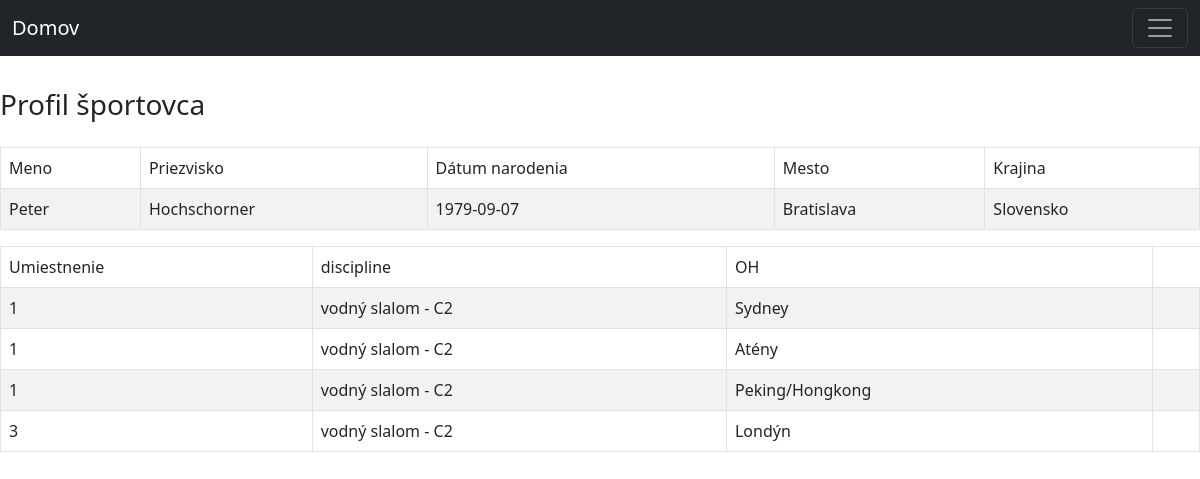
/profileModal.php?id=1, run on the app's committed database.
### tables this page shows
CREATE TABLE `person` (
  `id` int UNSIGNED NOT NULL,
  `name` varchar(100) NOT NULL,
  `surname` varchar(100) NOT NULL,
  `birth_day` date NOT NULL,
  `birth_place` varchar(100) NOT NULL,
  `birth_country` varchar(100) NOT NULL,
  `death_day` date DEFAULT NULL,
  `death_place` varchar(100) DEFAULT NULL,
  `death_country` varchar(100) DEFAULT NULL
);

CREATE TABLE `placement` (
  `id` int UNSIGNED NOT NULL,
  `person_id` int UNSIGNED NOT NULL,
  `games_id` int UNSIGNED NOT NULL,
  `placing` smallint UNSIGNED NOT NULL,
  `discipline` varchar(200) NOT NULL
);

CREATE TABLE `games` (
  `id` int UNSIGNED NOT NULL,
  `type` varchar(10) NOT NULL,
  `year` smallint NOT NULL,
  `games_order` tinyint UNSIGNED NOT NULL,
  `city` varchar(100) NOT NULL,
  `country` varchar(100) NOT NULL
);

### profileModal.php (the view, shortened to what this page needs)
<?php
require_once('config.php');
try {
  $db = new PDO("mysql:host=$hostname;dbname=$dbname", $username, $password);
  $db->setAttribute(PDO::ATTR_ERRMODE, PDO::ERRMODE_EXCEPTION);
  $query = "SELECT * FROM person where id=?";
  $stmt = $db->prepare($query);
  $stmt->execute([intval($_GET['id'])]);
  $person = $stmt->fetch(PDO::FETCH_ASSOC);
  $query = "select placement.*, games.city from placement join games on placement.games_id = games.id where placement.person_id=?";
  $stmt = $db->prepare($query);
  $stmt->execute([$_GET['id']]);
  $placements = $stmt->fetchAll(PDO::FETCH_ASSOC);
} catch (PDOException $e) {
  echo $e->getMessage();
}
?>
<!DOCTYPE html>
<html lang="en">
<head>
  <link href="https://cdn.jsdelivr.net/npm/bootstrap@5.3.0-alpha1/dist/css/bootstrap.min.css" rel="stylesheet">
  <link rel="stylesheet" href="stylesheet/style.css">
</head>
<body>
  <div>
    <nav class="navbar navbar-dark bg-dark fixed-top">
      <div class="container-fluid">
        <a class="navbar-brand" href="index.php">Domov</a>
        <button name="navBar" class="navbar-toggler" type="button" data-bs-toggle="offcanvas" data-bs-target="#offcanvasDarkNavbar" aria-controls="offcanvasDarkNavbar">
          <span class="navbar-toggler-icon"></span>
        </button>
      </div>
    </nav>
  </div>
  <div>
    <h3 style="margin-bottom: 25px;">Profil športovca</h3>
    <div>
      <table class="table display table-striped table-bordered">
        <thead>
          <tr>
            <td>Meno</td>
            <td>Priezvisko</td>
            <td>Dátum narodenia</td>
            <td>Mesto</td>
            <td>Krajina</td>
          </tr>
        </thead>
        <tbody>
          <?php
          echo '<tr><td>' . $person['name'] . '</td><td>' . $person['surname'] . '</td><td>' . $person['birth_day'] . '</td><td>' . $person['birth_place'] . '</td><td>' . $person['birth_country'] . '</td></tr>';
          ?>
        </tbody>
      </table>
    </div>
    <div>
      <table class="table display table-striped table-bordered">
        <thead>
          <tr>
            <td>Umiestnenie</td>
            <td>discipline</td>
            <td>OH</td>
          </tr>
        </thead>
        <tbody>
          <?php
          foreach ($placements as $placement) {
            echo '<tr><td>' . $placement['placing'] . '</td><td>' . $placement['discipline'] . '</td><td>' . $placement['city'] . '</td><td>';
            echo '</td></tr>';
          }
          ?>
        </tbody>
      </table>
    </div>
  </div>
</body>
</html>

### stylesheet/style.css (style rules this page uses)
body, html { padding-top: 44px; }

### data on the page
person: name "Peter", surname "Hochschorner", birth_day "1979-09-07", birth_place "Bratislava", birth_country "Slovensko"
placement: placing "1", discipline "vodný slalom - C2", games.city "Sydney"
placement: placing "1", discipline "vodný slalom - C2", games.city "Atény"
placement: placing "1", discipline "vodný slalom - C2", games.city "Peking/Hongkong"
placement: placing "3", discipline "vodný slalom - C2", games.city "Londýn"
